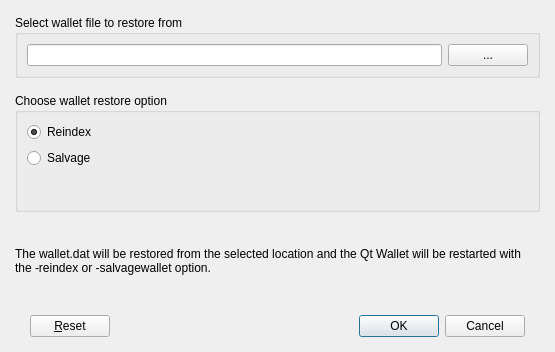
<?xml version="1.0" encoding="UTF-8"?>
<ui version="4.0">
 <class>RestoreDialog</class>
 <widget class="QDialog" name="RestoreDialog">
  <property name="geometry">
   <rect>
    <x>0</x>
    <y>0</y>
    <width>555</width>
    <height>352</height>
   </rect>
  </property>
  <property name="windowTitle">
   <string>Restore Wallet</string>
  </property>
  <layout class="QVBoxLayout" name="verticalLayout_3">
   <property name="spacing">
    <number>0</number>
   </property>
   <property name="leftMargin">
    <number>0</number>
   </property>
   <property name="topMargin">
    <number>0</number>
   </property>
   <property name="rightMargin">
    <number>0</number>
   </property>
   <property name="bottomMargin">
    <number>0</number>
   </property>
   <item>
    <layout class="QVBoxLayout" name="verticalLayout_2">
     <property name="spacing">
      <number>15</number>
     </property>
     <property name="leftMargin">
      <number>15</number>
     </property>
     <property name="topMargin">
      <number>15</number>
     </property>
     <property name="rightMargin">
      <number>15</number>
     </property>
     <property name="bottomMargin">
      <number>15</number>
     </property>
     <item>
      <widget class="QGroupBox" name="gbWalletPath">
       <property name="title">
        <string>Select wallet file to restore from</string>
       </property>
       <layout class="QHBoxLayout" name="horizontalLayout">
        <item>
         <widget class="QLineEdit" name="txtWalletPath">
          <property name="readOnly">
           <bool>true</bool>
          </property>
         </widget>
        </item>
        <item>
         <widget class="QPushButton" name="toolWalletPath">
          <property name="text">
           <string>...</string>
          </property>
         </widget>
        </item>
       </layout>
      </widget>
     </item>
     <item>
      <widget class="QGroupBox" name="groupBox">
       <property name="minimumSize">
        <size>
         <width>0</width>
         <height>90</height>
        </size>
       </property>
       <property name="title">
        <string>Choose wallet restore option</string>
       </property>
       <layout class="QVBoxLayout" name="verticalLayout">
        <item>
         <widget class="QRadioButton" name="rbReindex">
          <property name="text">
           <string>Reindex</string>
          </property>
          <property name="checked">
           <bool>true</bool>
          </property>
         </widget>
        </item>
        <item>
         <widget class="QRadioButton" name="rbSalvage">
          <property name="text">
           <string>Salvage</string>
          </property>
         </widget>
        </item>
        <item>
         <spacer name="verticalSpacer">
          <property name="orientation">
           <enum>Qt::Vertical</enum>
          </property>
          <property name="sizeHint" stdset="0">
           <size>
            <width>20</width>
            <height>40</height>
           </size>
          </property>
         </spacer>
        </item>
       </layout>
      </widget>
     </item>
     <item>
      <spacer name="verticalSpacer_2">
       <property name="orientation">
        <enum>Qt::Vertical</enum>
       </property>
       <property name="sizeType">
        <enum>QSizePolicy::Fixed</enum>
       </property>
       <property name="sizeHint" stdset="0">
        <size>
         <width>20</width>
         <height>20</height>
        </size>
       </property>
      </spacer>
     </item>
     <item>
      <widget class="QLabel" name="lblInfo">
       <property name="text">
        <string>The wallet.dat will be restored from the selected location and the Qt Wallet will be restarted with the -reindex or -salvagewallet option.</string>
       </property>
       <property name="wordWrap">
        <bool>true</bool>
       </property>
      </widget>
     </item>
    </layout>
   </item>
   <item>
    <widget class="QWidget" name="buttonsContainerWhite" native="true">
     <layout class="QHBoxLayout" name="horizontalLayout_2">
      <property name="leftMargin">
       <number>30</number>
      </property>
      <property name="topMargin">
       <number>25</number>
      </property>
      <property name="rightMargin">
       <number>30</number>
      </property>
      <property name="bottomMargin">
       <number>15</number>
      </property>
      <item>
       <widget class="QPushButton" name="btnReset">
        <property name="text">
         <string>&amp;Reset</string>
        </property>
       </widget>
      </item>
      <item>
       <spacer name="horizontalSpacer">
        <property name="orientation">
         <enum>Qt::Horizontal</enum>
        </property>
        <property name="sizeHint" stdset="0">
         <size>
          <width>196</width>
          <height>20</height>
         </size>
        </property>
       </spacer>
      </item>
      <item>
       <widget class="QDialogButtonBox" name="cancelButton">
        <property name="standardButtons">
         <set>QDialogButtonBox::Cancel|QDialogButtonBox::Ok</set>
        </property>
       </widget>
      </item>
     </layout>
    </widget>
   </item>
  </layout>
 </widget>
 <resources/>
 <connections/>
</ui>
